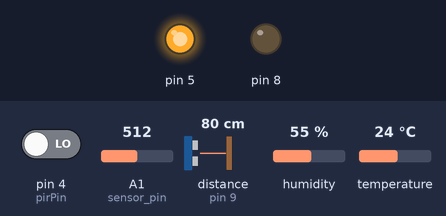
Simulated run of this sketch. Board: Arduino Uno, built with avr-gcc and run on an emulated ATmega328P. Parts: output pins drawn as LEDs (lit = HIGH). The inputs (shaded band) are chosen by the test bench; at power-on: pin 4 (pirPin) LOW, A1 (sensor_pin) = 512, distance to the obstacle (sensor on pin 9) 80 cm, humidity 55 %, temperature 24 °C. The echo pulse lasts 58.3 µs per cm; the modem accepts every AT command (registered, SIM ready, sends succeed) and sends nothing else; pins used as bus, display or sensor lines are not drawn; what the sketch prints to the serial monitor is not drawn.

Above: at 1.3 s.
1.4 s: pin 4 (pirPin) driven HIGH
9.9 s: A1 (sensor_pin) set to 502
At 21.0 s:
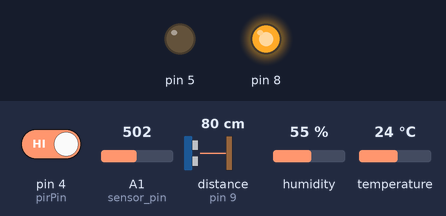
22.2 s: distance to the obstacle (sensor on pin 9) set to 6 cm
26.5 s: distance to the obstacle (sensor on pin 9) set to 3 cm
At 30.8 s:
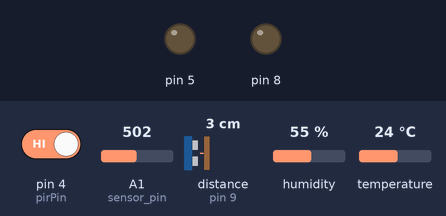
31.2 s: distance to the obstacle (sensor on pin 9) set to 9 cm
At 34.6 s:
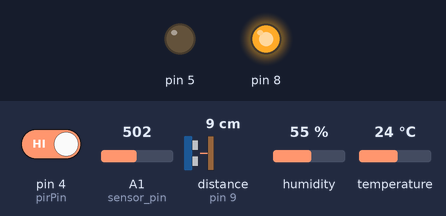
35.5 s: distance to the obstacle (sensor on pin 9) set to 2 cm
At 47.8 s:
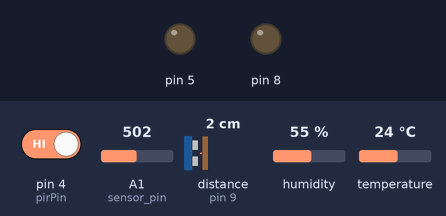
Timing chart, 0 to 49.0 s (numbered marks = the images above; inputs shaded):
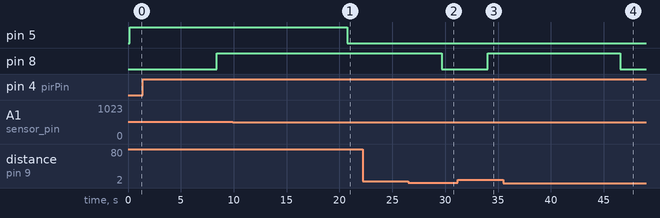

Measured:
- the behaviour switches between 512 and 511 on A1 (sensor_pin) (found by bisection; images 0 and 1)
- the behaviour switches between 5 and 4 cm on distance to the obstacle (sensor on pin 9) (found by bisection; images 1 and 2)
- after the input at 9.9 s, pin 5: HIGH → LOW after 10.9 s
- after the input at 22.2 s, every drawn part: stays the same
- after the input at 26.5 s, pin 8: HIGH → LOW after 3.2 s
- after the input at 31.2 s, pin 8: LOW → HIGH after 2.8 s
- after the input at 35.5 s, pin 8: HIGH → LOW after 11.1 s

The sketch:

FINAL_SKETCH.ino
```cpp
// Include all libraries
#include <SoftwareSerial.h> //library for GSM communication
#include <dht.h> //library for DHT11 sensor

//Connections

//........GSM...........
SoftwareSerial SIM900A(2,3); // GSM TX to pin 2 and GSM RX to pin 3

//........PIR............
int calibrationTime = 10; //time taken for PIR sensor to caliberate
long unsigned int lowIn;
long unsigned int pause = 1000;
boolean lockLow = true;
boolean takeLowTime;
int pirPin = 4;

//......ULTRASONIC.......
const int trigPin = 10;
const int echoPin = 9;
long duration;
float distance;
int tankPumpSMSCount = 0; // number of times SMS sent

//......DHT11.......
#define outPin 11       // Defines pin number to which the sensor is connected
dht DHT;                // Creates a DHT object

//......SOIL_MOISTURE.......
const int sensor_pin = A1;	/* Soil moisture sensor O/P pin */
float moisture_percentage;
int sensor_analog;
int irrigationPumpSMSCount = 0;

void setup() {
  // put your setup code here, to run once:

//........GSM...........
SIM900A.begin(9600); // GSM Module Baud rate – communication speed
Serial.begin(9600); // Baud rate of Serial Monitor in the IDE app
Serial.println ("Text Messege Module Ready & Verified");
delay(100);
//........PIR............
pinMode(pirPin, INPUT);
digitalWrite(pirPin, LOW);
Serial.print("calibrating PIR sensor ");
for(int i = 0; i < calibrationTime; i++){
  Serial.print(".");
}
Serial.println(" done PIR SENSOR ACTIVE");
//......ULTRASONIC.......
pinMode(trigPin, OUTPUT);
pinMode(echoPin, INPUT);
pinMode(8,OUTPUT);

//......SOIL_MOISTURE.......
pinMode(5,OUTPUT);
}

void loop() {
  // put your main code here, to run repeatedly:

//......SOIL_MOISTURE.......
  sensor_analog = analogRead(sensor_pin);
  moisture_percentage = ( 100 - ( (sensor_analog/1023.00) * 100 ) );
  Serial.print("  Moisture Percentage = ");
  Serial.print(moisture_percentage);
  Serial.print("%\n\n");
  if (moisture_percentage>50.00){
  irrigationPumpSMSCount = 0;
  Serial.println("Moisture level: Sufficient");
  digitalWrite(5,LOW);
  delay(200);

  }
  else{
  Serial.println("Moisture level: Not Sufficient");
  digitalWrite(5,HIGH);
  while(irrigationPumpSMSCount<2){
      Serial.println ("Sending Message please wait….");
      SIM900A.println("AT+CMGF=1");
      delay(1000);
      SIM900A.println("AT+CMGS=\"+918348847566\"\r");
      delay(1000);
      SIM900A.println("Moisture level not sufficient. Irrigation Pump ON.");// Messsage content
      delay(1000);
      SIM900A.println((char)26);//GSM module recognises end of message content
      delay(1000);
      Serial.println ("Message sent succesfully");
      irrigationPumpSMSCount++;
  }
  }

//......ULTRASONIC.......
  // Clears the trigPin
  digitalWrite(trigPin, LOW);
  delayMicroseconds(2);
  // Sets the trigPin on HIGH state for 10 micro seconds
  digitalWrite(trigPin, HIGH);
  delayMicroseconds(10);
  digitalWrite(trigPin, LOW);
  // Reads the echoPin, returns the sound wave travel time in microseconds
  duration = pulseIn(echoPin, HIGH);
  distance = duration * 0.034 / 2;
  Serial.print("Distance: ");
  Serial.print(distance);
  Serial.println(" cm ");

  if(distance>=4){
    digitalWrite(8,HIGH); //if water level distance is more than 25cm, relay and pump will turn ON
    Serial.println ("tank pump on ");
    while(tankPumpSMSCount<2){
      Serial.println ("Sending Message please wait….");
      SIM900A.println("AT+CMGF=1");
      delay(1000);
      SIM900A.println("AT+CMGS=\"+918348847566\"\r");
      delay(1000);
      SIM900A.println(" Tank is low on water level. Tank Pump ON.");// Messsage content
      delay(1000);
      SIM900A.println((char)26);//GSM module recognises end of message content
      delay(1000);
      Serial.println ("Message sent succesfully");
      tankPumpSMSCount++;
  }
}
else{
  tankPumpSMSCount = 0;
  digitalWrite(8,LOW); //if water level distance is lesser than 25cm, relay and pump will turn OFF
}

//........PIR............
  if(digitalRead(pirPin) == HIGH){
  Serial.println ("Motion Detected");
  Serial.println ("Sending Message please wait….");
  SIM900A.println("AT+CMGF=1");
  delay(1000);
  SIM900A.println("AT+CMGS=\"+918348847566\"\r");
  delay(1000);
  SIM900A.println("Intruder Alert!");// Messsage content
  delay(1000);
  SIM900A.println((char)26);//GSM module recognises end of message content
  delay(1000);
  Serial.println ("Message sent succesfully");
}

 //......DHT11.......
  int readData = DHT.read11(outPin);
	float t = DHT.temperature;        // Read temperature
	float h = DHT.humidity;           // Read humidity

	Serial.print("Temperature = ");
	Serial.print(t);
	Serial.print("°C | ");
	Serial.print((t*9.0)/5.0+32.0);        // Convert celsius to fahrenheit
	Serial.println("°F ");
	Serial.print("Humidity = ");
	Serial.print(h);
	Serial.println("% ");
	Serial.println("");
}
```
